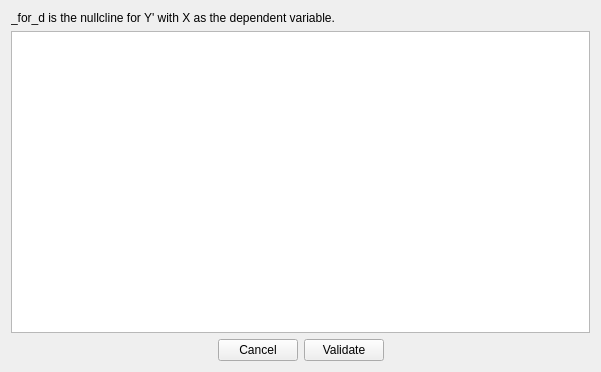
<?xml version="1.0" encoding="UTF-8"?>
<ui version="4.0">
 <class>UserNullclineGui</class>
 <widget class="QWidget" name="UserNullclineGui">
  <property name="geometry">
   <rect>
    <x>0</x>
    <y>0</y>
    <width>601</width>
    <height>372</height>
   </rect>
  </property>
  <property name="windowTitle">
   <string>User Nullclines</string>
  </property>
  <layout class="QVBoxLayout" name="verticalLayout">
   <item>
    <widget class="QLabel" name="label">
     <property name="text">
      <string>&lt;X&gt;_for_d&lt;Y&gt; is the nullcline for Y' with X as the dependent variable.</string>
     </property>
    </widget>
   </item>
   <item>
    <widget class="QTableView" name="tblNullclines"/>
   </item>
   <item>
    <layout class="QHBoxLayout" name="horizontalLayout">
     <item>
      <spacer name="horizontalSpacer">
       <property name="orientation">
        <enum>Qt::Horizontal</enum>
       </property>
       <property name="sizeHint" stdset="0">
        <size>
         <width>40</width>
         <height>20</height>
        </size>
       </property>
      </spacer>
     </item>
     <item>
      <widget class="QPushButton" name="btnCancel">
       <property name="text">
        <string>Cancel</string>
       </property>
      </widget>
     </item>
     <item>
      <widget class="QPushButton" name="btnValidate">
       <property name="text">
        <string>Validate</string>
       </property>
      </widget>
     </item>
     <item>
      <spacer name="horizontalSpacer_2">
       <property name="orientation">
        <enum>Qt::Horizontal</enum>
       </property>
       <property name="sizeHint" stdset="0">
        <size>
         <width>40</width>
         <height>20</height>
        </size>
       </property>
      </spacer>
     </item>
    </layout>
   </item>
  </layout>
 </widget>
 <resources/>
 <connections/>
</ui>
